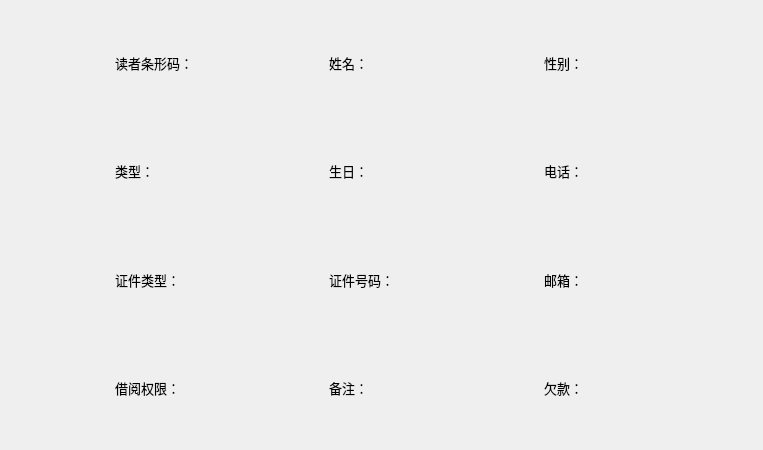
<?xml version="1.0" encoding="UTF-8"?>
<ui version="4.0">
 <class>ReaderInfoForm</class>
 <widget class="QWidget" name="ReaderInfoForm">
  <property name="geometry">
   <rect>
    <x>0</x>
    <y>0</y>
    <width>763</width>
    <height>450</height>
   </rect>
  </property>
  <property name="font">
   <font>
    <family>微软雅黑</family>
    <pointsize>10</pointsize>
   </font>
  </property>
  <property name="windowTitle">
   <string>Form</string>
  </property>
  <layout class="QVBoxLayout" name="verticalLayout">
   <item>
    <layout class="QHBoxLayout" name="horizontalLayout" stretch="1,1,1,1,1,1,1">
     <item>
      <spacer name="horizontalSpacer_2">
       <property name="orientation">
        <enum>Qt::Horizontal</enum>
       </property>
       <property name="sizeHint" stdset="0">
        <size>
         <width>40</width>
         <height>20</height>
        </size>
       </property>
      </spacer>
     </item>
     <item>
      <widget class="QLabel" name="lab_barcode">
       <property name="text">
        <string>读者条形码：</string>
       </property>
      </widget>
     </item>
     <item>
      <spacer name="horizontalSpacer">
       <property name="orientation">
        <enum>Qt::Horizontal</enum>
       </property>
       <property name="sizeHint" stdset="0">
        <size>
         <width>40</width>
         <height>20</height>
        </size>
       </property>
      </spacer>
     </item>
     <item>
      <widget class="QLabel" name="lab_name">
       <property name="text">
        <string>姓名：</string>
       </property>
      </widget>
     </item>
     <item>
      <spacer name="horizontalSpacer_3">
       <property name="orientation">
        <enum>Qt::Horizontal</enum>
       </property>
       <property name="sizeHint" stdset="0">
        <size>
         <width>40</width>
         <height>20</height>
        </size>
       </property>
      </spacer>
     </item>
     <item>
      <widget class="QLabel" name="lab_sex">
       <property name="text">
        <string>性别：</string>
       </property>
      </widget>
     </item>
     <item>
      <spacer name="horizontalSpacer_4">
       <property name="orientation">
        <enum>Qt::Horizontal</enum>
       </property>
       <property name="sizeHint" stdset="0">
        <size>
         <width>40</width>
         <height>20</height>
        </size>
       </property>
      </spacer>
     </item>
    </layout>
   </item>
   <item>
    <layout class="QHBoxLayout" name="horizontalLayout_2" stretch="1,1,1,1,1,1,1">
     <item>
      <spacer name="horizontalSpacer_5">
       <property name="orientation">
        <enum>Qt::Horizontal</enum>
       </property>
       <property name="sizeHint" stdset="0">
        <size>
         <width>40</width>
         <height>20</height>
        </size>
       </property>
      </spacer>
     </item>
     <item>
      <widget class="QLabel" name="lab_rtype">
       <property name="text">
        <string>类型：</string>
       </property>
      </widget>
     </item>
     <item>
      <spacer name="horizontalSpacer_6">
       <property name="orientation">
        <enum>Qt::Horizontal</enum>
       </property>
       <property name="sizeHint" stdset="0">
        <size>
         <width>40</width>
         <height>20</height>
        </size>
       </property>
      </spacer>
     </item>
     <item>
      <widget class="QLabel" name="lab_date">
       <property name="text">
        <string>生日：</string>
       </property>
      </widget>
     </item>
     <item>
      <spacer name="horizontalSpacer_7">
       <property name="orientation">
        <enum>Qt::Horizontal</enum>
       </property>
       <property name="sizeHint" stdset="0">
        <size>
         <width>40</width>
         <height>20</height>
        </size>
       </property>
      </spacer>
     </item>
     <item>
      <widget class="QLabel" name="lab_phone">
       <property name="text">
        <string>电话：</string>
       </property>
      </widget>
     </item>
     <item>
      <spacer name="horizontalSpacer_8">
       <property name="orientation">
        <enum>Qt::Horizontal</enum>
       </property>
       <property name="sizeHint" stdset="0">
        <size>
         <width>40</width>
         <height>20</height>
        </size>
       </property>
      </spacer>
     </item>
    </layout>
   </item>
   <item>
    <layout class="QHBoxLayout" name="horizontalLayout_3" stretch="1,1,1,1,1,1,1">
     <item>
      <spacer name="horizontalSpacer_9">
       <property name="orientation">
        <enum>Qt::Horizontal</enum>
       </property>
       <property name="sizeHint" stdset="0">
        <size>
         <width>40</width>
         <height>20</height>
        </size>
       </property>
      </spacer>
     </item>
     <item>
      <widget class="QLabel" name="label_licenseid">
       <property name="text">
        <string>证件类型：</string>
       </property>
      </widget>
     </item>
     <item>
      <spacer name="horizontalSpacer_10">
       <property name="orientation">
        <enum>Qt::Horizontal</enum>
       </property>
       <property name="sizeHint" stdset="0">
        <size>
         <width>40</width>
         <height>20</height>
        </size>
       </property>
      </spacer>
     </item>
     <item>
      <widget class="QLabel" name="label_licensenum">
       <property name="text">
        <string>证件号码：</string>
       </property>
      </widget>
     </item>
     <item>
      <spacer name="horizontalSpacer_11">
       <property name="orientation">
        <enum>Qt::Horizontal</enum>
       </property>
       <property name="sizeHint" stdset="0">
        <size>
         <width>40</width>
         <height>20</height>
        </size>
       </property>
      </spacer>
     </item>
     <item>
      <widget class="QLabel" name="lab_email">
       <property name="text">
        <string>邮箱：</string>
       </property>
      </widget>
     </item>
     <item>
      <spacer name="horizontalSpacer_12">
       <property name="orientation">
        <enum>Qt::Horizontal</enum>
       </property>
       <property name="sizeHint" stdset="0">
        <size>
         <width>40</width>
         <height>20</height>
        </size>
       </property>
      </spacer>
     </item>
    </layout>
   </item>
   <item>
    <layout class="QHBoxLayout" name="horizontalLayout_4" stretch="1,1,1,1,1,1,1">
     <item>
      <spacer name="horizontalSpacer_13">
       <property name="orientation">
        <enum>Qt::Horizontal</enum>
       </property>
       <property name="sizeHint" stdset="0">
        <size>
         <width>40</width>
         <height>20</height>
        </size>
       </property>
      </spacer>
     </item>
     <item>
      <widget class="QLabel" name="lab_avalible">
       <property name="text">
        <string>借阅权限：</string>
       </property>
      </widget>
     </item>
     <item>
      <spacer name="horizontalSpacer_14">
       <property name="orientation">
        <enum>Qt::Horizontal</enum>
       </property>
       <property name="sizeHint" stdset="0">
        <size>
         <width>40</width>
         <height>20</height>
        </size>
       </property>
      </spacer>
     </item>
     <item>
      <widget class="QLabel" name="lab_note">
       <property name="text">
        <string>备注：</string>
       </property>
      </widget>
     </item>
     <item>
      <spacer name="horizontalSpacer_15">
       <property name="orientation">
        <enum>Qt::Horizontal</enum>
       </property>
       <property name="sizeHint" stdset="0">
        <size>
         <width>40</width>
         <height>20</height>
        </size>
       </property>
      </spacer>
     </item>
     <item>
      <widget class="QLabel" name="lab_arrears">
       <property name="text">
        <string>欠款：</string>
       </property>
      </widget>
     </item>
     <item>
      <spacer name="horizontalSpacer_16">
       <property name="orientation">
        <enum>Qt::Horizontal</enum>
       </property>
       <property name="sizeHint" stdset="0">
        <size>
         <width>40</width>
         <height>20</height>
        </size>
       </property>
      </spacer>
     </item>
    </layout>
   </item>
  </layout>
 </widget>
 <resources/>
 <connections/>
</ui>
